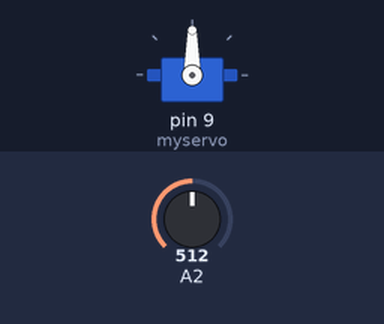
A sketch run on a simulated Arduino Uno, built with avr-gcc and run on an emulated ATmega328P. On the bench: servo. The inputs (shaded band) are chosen by the test bench; at power-on: A2 = 512.

Above: at 1.2 s.
1.3 s: A2 set to 716
At 2.0 s:
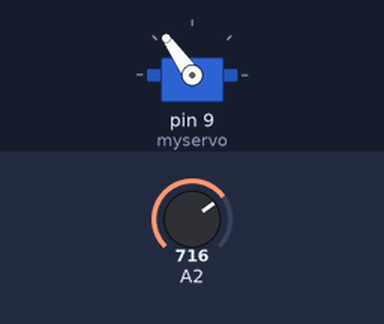
2.8 s: A2 set to 900
At 3.2 s:
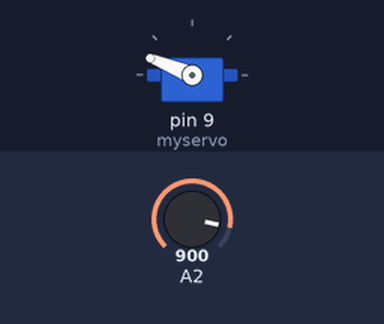
4.3 s: A2 set to 1023
At 5.5 s:
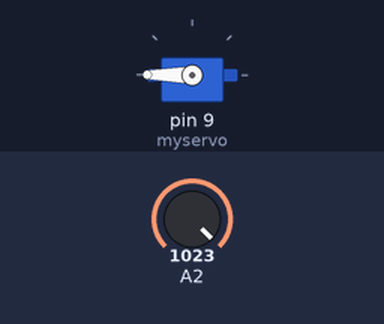
5.8 s: A2 set to 306
At 6.6 s:
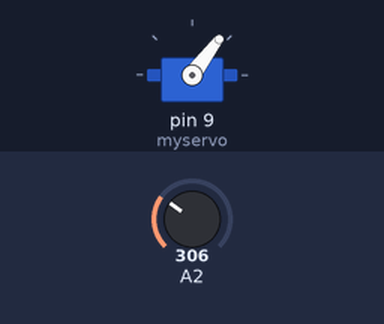
7.3 s: A2 set to 122
At 7.8 s:
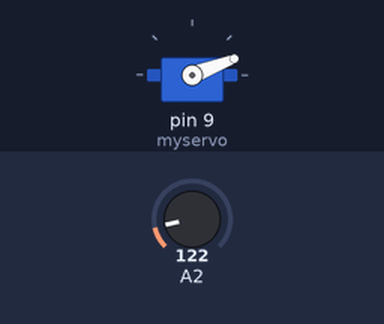
Timing chart, 0 to 9.8 s (numbered marks = the images above; inputs shaded):
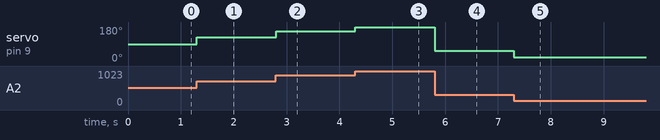

Measured:
- after the input at 1.3 s, servo on pin 9 (myservo): 90° → 125° at once
- after the input at 2.8 s, servo on pin 9 (myservo): 125° → 158° at once
- after the input at 4.3 s, servo on pin 9 (myservo): 158° → 180° at once
- after the input at 5.8 s, servo on pin 9 (myservo): 180° → 53° at once
- after the input at 7.3 s, servo on pin 9 (myservo): 53° → 21° at once

The sketch:

pulse_source.ino
```cpp
/*
 Controlling a servo position using a potentiometer (variable resistor)
 by Michal Rinott <http://people.interaction-ivrea.it/m.rinott>

 modified on 8 Nov 2013
 by Scott Fitzgerald
 http://www.arduino.cc/en/Tutorial/Knob
*/

#include <Servo.h>

Servo myservo;  // create servo object to control a servo

  // analog pin used to connect the potentiometer
int val;    // variable to read the value from the analog pin

void setup() {
  myservo.attach(9);  // attaches the servo on pin 9 to the servo object
 // Serial.begin(9600);
}

void loop() {
  val = analogRead(A2);
 // Serial.println(val);// reads the value of the potentiometer (value between 0 and 1023)
  val = map(val, 0, 1023, 0, 180);// scale it to use it with the servo (value between 0 and 180)
  myservo.write(val);                  // sets the servo position according to the scaled value
  //delay(15);                           // waits for the servo to get there
}
```
